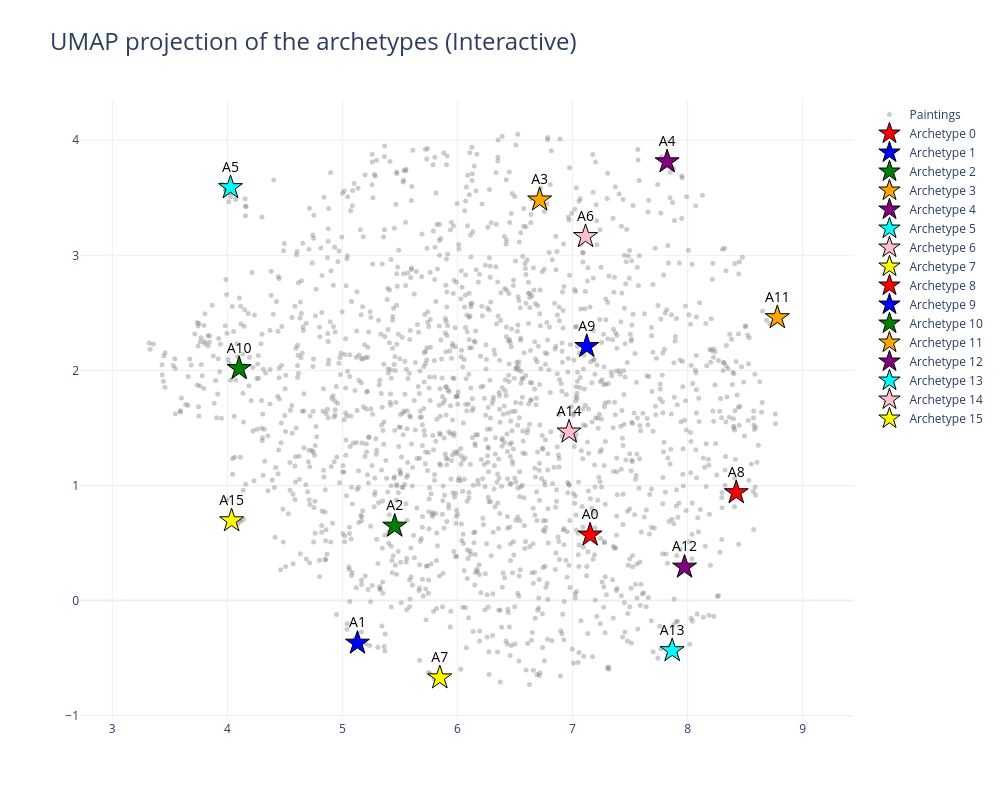

Here is the notebook cell this chart was saved with:
### Code cell
visualisation_2d(a.X, Z, a.data_path)

### Figure 1 — Plotly figure (JSON) as saved in the notebook; plotly's stock layout.template omitted (floating-point values rounded to 4 significant figures; data arrays with more than 128 entries replaced by an {"elided": "..."} marker saying what was removed)
{"data": [{"hoverinfo": "text", "marker": {"color": "gray", "opacity": 0.4, "size": 5}, "mode": "markers", "name": "Paintings", "text": {"elided": "1811 str values"}, "type": "scatter", "x": {"elided": "1811 float values"}, "y": {"elided": "1811 float values"}}, {"hoverinfo": "name", "marker": {"color": "red", "line": {"color": "black", "width": 1}, "size": 18, "symbol": "star"}, "mode": "markers+text", "name": "Archetype 0", "text": ["A0"], "textfont": {"color": "black", "size": 14}, "textposition": "top center", "type": "scatter", "x": [7.153], "y": [0.5702]}, {"hoverinfo": "name", "marker": {"color": "blue", "line": {"color": "black", "width": 1}, "size": 18, "symbol": "star"}, "mode": "markers+text", "name": "Archetype 1", "text": ["A1"], "textfont": {"color": "black", "size": 14}, "textposition": "top center", "type": "scatter", "x": [5.131], "y": [-0.3698]}, {"hoverinfo": "name", "marker": {"color": "green", "line": {"color": "black", "width": 1}, "size": 18, "symbol": "star"}, "mode": "markers+text", "name": "Archetype 2", "text": ["A2"], "textfont": {"color": "black", "size": 14}, "textposition": "top center", "type": "scatter", "x": [5.455], "y": [0.6472]}, {"hoverinfo": "name", "marker": {"color": "orange", "line": {"color": "black", "width": 1}, "size": 18, "symbol": "star"}, "mode": "markers+text", "name": "Archetype 3", "text": ["A3"], "textfont": {"color": "black", "size": 14}, "textposition": "top center", "type": "scatter", "x": [6.714], "y": [3.482]}, {"hoverinfo": "name", "marker": {"color": "purple", "line": {"color": "black", "width": 1}, "size": 18, "symbol": "star"}, "mode": "markers+text", "name": "Archetype 4", "text": ["A4"], "textfont": {"color": "black", "size": 14}, "textposition": "top center", "type": "scatter", "x": [7.822], "y": [3.814]}, {"hoverinfo": "name", "marker": {"color": "cyan", "line": {"color": "black", "width": 1}, "size": 18, "symbol": "star"}, "mode": "markers+text", "name": "Archetype 5", "text": ["A5"], "textfont": {"color": "black", "size": 14}, "textposition": "top center", "type": "scatter", "x": [4.028], "y": [3.589]}, {"hoverinfo": "name", "marker": {"color": "pink", "line": {"color": "black", "width": 1}, "size": 18, "symbol": "star"}, "mode": "markers+text", "name": "Archetype 6", "text": ["A6"], "textfont": {"color": "black", "size": 14}, "textposition": "top center", "type": "scatter", "x": [7.113], "y": [3.164]}, {"hoverinfo": "name", "marker": {"color": "yellow", "line": {"color": "black", "width": 1}, "size": 18, "symbol": "star"}, "mode": "markers+text", "name": "Archetype 7", "text": ["A7"], "textfont": {"color": "black", "size": 14}, "textposition": "top center", "type": "scatter", "x": [5.847], "y": [-0.671]}, {"hoverinfo": "name", "marker": {"color": "red", "line": {"color": "black", "width": 1}, "size": 18, "symbol": "star"}, "mode": "markers+text", "name": "Archetype 8", "text": ["A8"], "textfont": {"color": "black", "size": 14}, "textposition": "top center", "type": "scatter", "x": [8.423], "y": [0.938]}, {"hoverinfo": "name", "marker": {"color": "blue", "line": {"color": "black", "width": 1}, "size": 18, "symbol": "star"}, "mode": "markers+text", "name": "Archetype 9", "text": ["A9"], "textfont": {"color": "black", "size": 14}, "textposition": "top center", "type": "scatter", "x": [7.124], "y": [2.209]}, {"hoverinfo": "name", "marker": {"color": "green", "line": {"color": "black", "width": 1}, "size": 18, "symbol": "star"}, "mode": "markers+text", "name": "Archetype 10", "text": ["A10"], "textfont": {"color": "black", "size": 14}, "textposition": "top center", "type": "scatter", "x": [4.103], "y": [2.016]}, {"hoverinfo": "name", "marker": {"color": "orange", "line": {"color": "black", "width": 1}, "size": 18, "symbol": "star"}, "mode": "markers+text", "name": "Archetype 11", "text": ["A11"], "textfont": {"color": "black", "size": 14}, "textposition": "top center", "type": "scatter", "x": [8.78], "y": [2.459]}, {"hoverinfo": "name", "marker": {"color": "purple", "line": {"color": "black", "width": 1}, "size": 18, "symbol": "star"}, "mode": "markers+text", "name": "Archetype 12", "text": ["A12"], "textfont": {"color": "black", "size": 14}, "textposition": "top center", "type": "scatter", "x": [7.974], "y": [0.2913]}, {"hoverinfo": "name", "marker": {"color": "cyan", "line": {"color": "black", "width": 1}, "size": 18, "symbol": "star"}, "mode": "markers+text", "name": "Archetype 13", "text": ["A13"], "textfont": {"color": "black", "size": 14}, "textposition": "top center", "type": "scatter", "x": [7.866], "y": [-0.4347]}, {"hoverinfo": "name", "marker": {"color": "pink", "line": {"color": "black", "width": 1}, "size": 18, "symbol": "star"}, "mode": "markers+text", "name": "Archetype 14", "text": ["A14"], "textfont": {"color": "black", "size": 14}, "textposition": "top center", "type": "scatter", "x": [6.97], "y": [1.465]}, {"hoverinfo": "name", "marker": {"color": "yellow", "line": {"color": "black", "width": 1}, "size": 18, "symbol": "star"}, "mode": "markers+text", "name": "Archetype 15", "text": ["A15"], "textfont": {"color": "black", "size": 14}, "textposition": "top center", "type": "scatter", "x": [4.037], "y": [0.6939]}], "layout": {"height": 800, "showlegend": true, "title": {"font": {"size": 24}, "text": "UMAP projection of the archetypes (Interactive)"}, "width": 1000, "yaxis": {"scaleanchor": "x", "scaleratio": 1}}}
